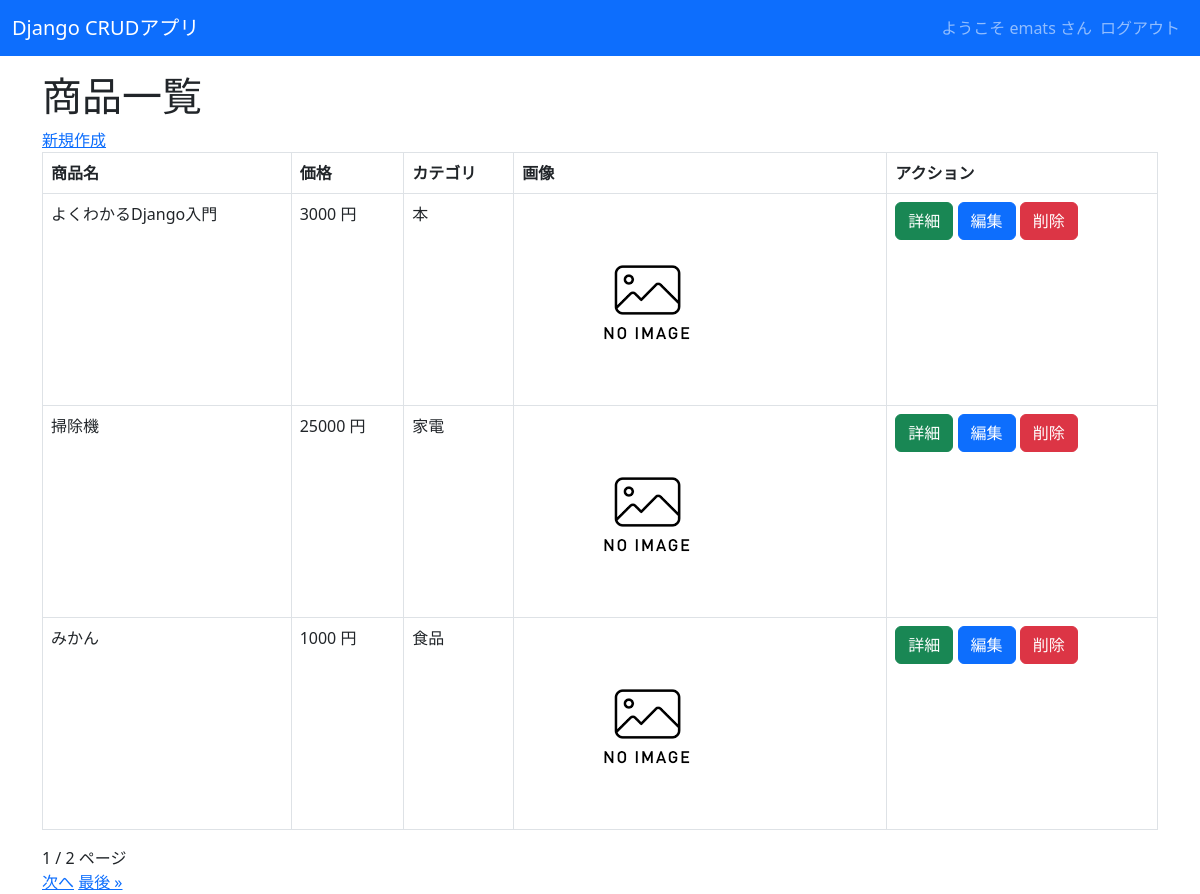
Screenshot of /crud/ (signed in) with the database file from the repository.
### crud/models.py (models this page shows, shortened)
class Product(models.Model):
     name = models.CharField(max_length=200)
     price = models.PositiveIntegerField()
     category = models.ForeignKey(Category, on_delete=models.CASCADE)
     img = models.ImageField(blank=True, default='noImage.png')
     explanation = models.TextField(blank=True, null=True)

class Category(models.Model):
     name = models.CharField(max_length=200)
     def __str__(self):
         return self.name

### crud/views.py (the view)
# urls.py: path('crud/', views.ProductListView.as_view(), name="list"),
class ProductListView(LoginRequiredMixin, ListView):
    model = Product
    paginate_by = 3

### crud/templates/crud/product_list.html (shortened to what this page needs)
{% extends "base.html" %}
 {% block content %}
 <h1>商品一覧</h1>
 <a href= "{% url 'new' %}">新規作成</a>
 <table class="table able-striped table-hover table-bordered">
     <thead>
         <tr>
             <th>商品名</th>
             <th>価格</th>
             <th>カテゴリ</th>
             <th>画像</th>
             <th>アクション</th>
         </tr>
     </thead>
     {% for product in object_list %}
     <tr>
         <td>{{ product.name }}</td>
         <td>{{ product.price }} 円</td>
         <td>{{ product.category }}</td>
         <td><img src="{{ product.img.url }}" style="width:100px height:auto;"></td>
         <td>
            <button class="btn btn-success" onclick="location.href='{% url 'detail' pk=product.pk %}'">詳細</button>
            <button class="btn btn-primary" onclick="location.href='{% url 'edit' pk=product.pk %}'">編集</button>
            <button class="btn btn-danger" onclick="location.href='{% url 'delete' pk=product.pk %}'">削除</button>
        </td>
     </tr>
     {% endfor %}
 </table>
 {{ page_obj.number }} / {{ page_obj.paginator.num_pages }} ページ<br>
 {% if page_obj.has_next %}
 <a href="?page={{ page_obj.next_page_number }}">次へ</a>
 <a href="?page={{ page_obj.paginator.num_pages }}">最後 &raquo;</a>
 {% endif %}
 {% endblock %}

### crud/templates/base.html (shortened to what this page needs)
<!DOCTYPE html>
<html lang="ja">
<head>
    <link href="https://cdn.jsdelivr.net/npm/bootstrap@5.3.0-alpha3/dist/css/bootstrap.min.css" rel="stylesheet">
</head>
<body>
    <nav class="navbar navbar-expand-lg navbar-dark bg-primary" style="margin-bottom: 1rem;">
        <div class="container-fluid">
            <a class="navbar-brand" href="{% url 'list' %}">Django CRUDアプリ</a>
            <div class="collapse navbar-collapse" id="navbarNav">
                <ul class="navbar-nav ms-auto">
                    {% if request.user.is_authenticated %}
                    <span class="navbar-text">
                        ようこそ {{ user.get_username }} さん
                    </span>
                    <li class="nav-item">
                        <a class="nav-link" href="{% url 'logout' %}">ログアウト</a>
                    </li>
                    {% else %}
                    <li class="nav-item">
                        <a class="nav-link" href="{% url 'login' %}">ログイン</a>
                    </li>
                    {% endif %}
                </ul>
            </div>
        </div>
    </nav>
    <div class="container">
        {% block content %}{% endblock %}
    </div>
</body>
</html>

### rows the page displays
Product: name "よくわかるDjango入門", price "3000", category "本", img (placeholder picture)
Product: name "掃除機", price "25000", category "家電", img (placeholder picture)
Product: name "みかん", price "1000", category "食品", img (placeholder picture)

### other values shown
{{ user.get_username }} "emats"
{{ page_obj.number }} "1"
{{ page_obj.paginator.num_pages }} "2"
